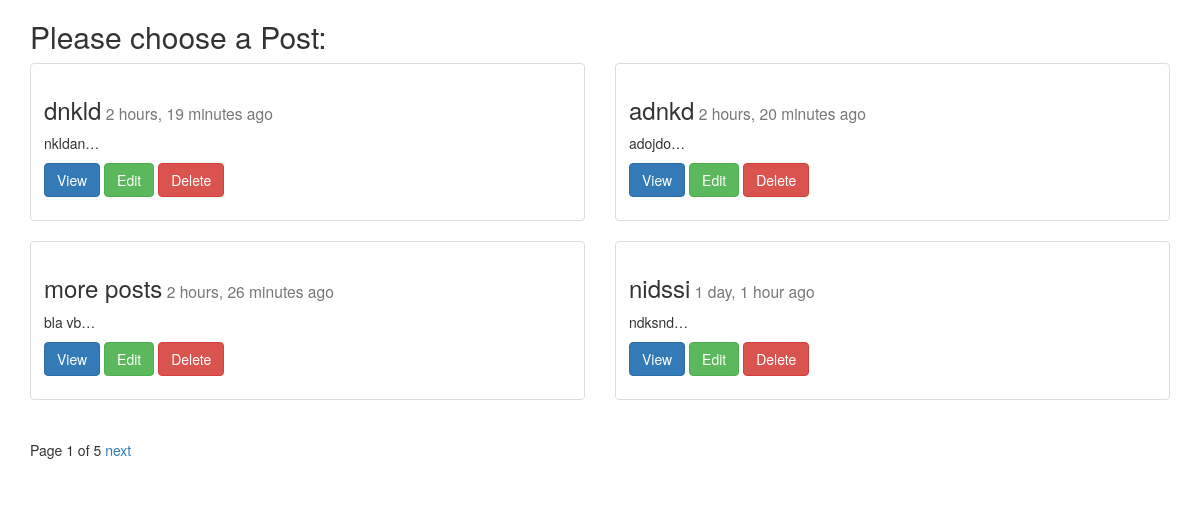
The app's page /posts/list/ with its own data.
### posts/models.py (models this page shows, shortened)
class Post(models.Model):
	title = models.CharField(max_length=100)
	image = models.ImageField(upload_to="blog_images", null=True, blank=True)
	content = models.TextField()
	updated = models.DateTimeField(auto_now=True)
	timestamp = models.DateTimeField(auto_now_add=True)
	def get_absolute_url(self):
		return reverse("posts:detail", kwargs={"post_id": self.id})
	class Meta:
		ordering = ['-timestamp', '-updated']

### posts/views.py (the view)
def post_list(request):
	obj_list = Post.objects.all() #.order_by("-timestamp", "-updated")
	paginator = Paginator(obj_list, 4) # Show 4 contacts per page
	page = request.GET.get('page')
	try:
		objects = paginator.page(page)
	except PageNotAnInteger:
		objects = paginator.page(1)
	except EmptyPage:
		objects = paginator.page(paginator.num_pages)
	context = {
		"post_list": objects,
	}
	return render(request, 'post_list.html', context)

### posts/templates/post_list.html (shortened to what this page needs)
{% extends "base.html" %}
{% block content %}
<h2>Please choose a Post:</h2>
<div class="row">
{% for x in post_list %}
	<div class="col-sm-6">
	  <div class="thumbnail">
			<div class="caption">
				<h3>{{x.title}}<small> {{x.timestamp|timesince}} ago</small></h3>
				<p>{{x.content|linebreaks|truncatechars:10}}</p>
				<p>
					<a href ="{{x.get_absolute_url}}" class="btn btn-primary">View</a>
					<a href ="{% url 'posts:update' post_id=x.id %}" class="btn btn-success">Edit</a>
					<a href ="{% url 'posts:delete' post_id=x.id %}" class="btn btn-danger">Delete</a>
				</p>
			</div>
		</div>
	</div>
{% endfor %}
</div>
<div class="pagination">
    <span class="step-links">
        <span class="current">
            Page {{ post_list.number }} of {{ post_list.paginator.num_pages }}
        </span>
        {% if post_list.has_next %}
            <a href="?page={{ post_list.next_page_number }}">next</a>
        {% endif %}
    </span>
</div>
{% endblock content %}

### records on screen
Post: title "dnkld", timestamp "2 hours, 19 minutes", content "nkldan…"
Post: title "adnkd", timestamp "2 hours, 20 minutes", content "adojdo…"
Post: title "more posts", timestamp "2 hours, 26 minutes", content "bla vb…"
Post: title "nidssi", timestamp "1 day, 1 hour", content "ndksnd…"

### other values on screen
{{ post_list.number }} "1"
{{ post_list.paginator.num_pages }} "5"
